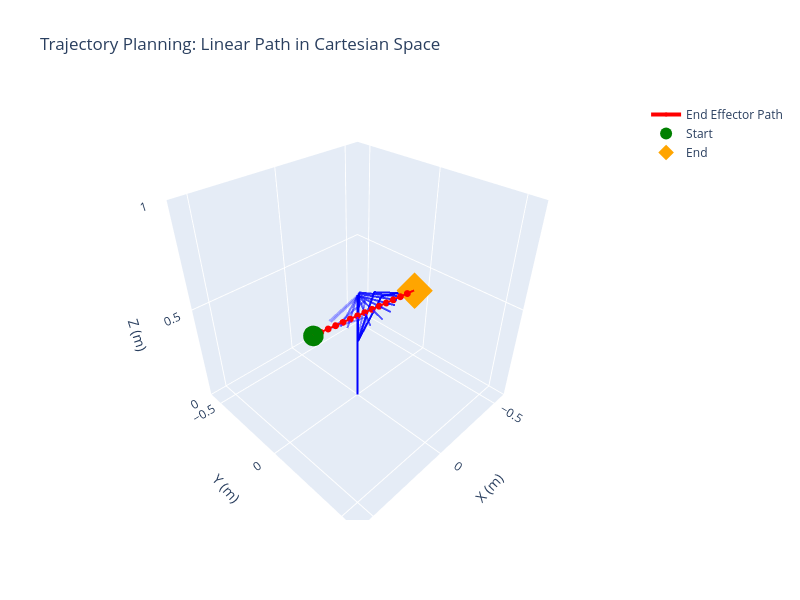
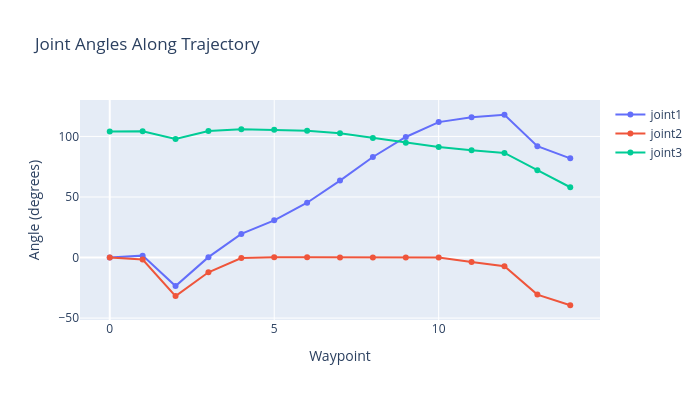

Write notebook code for charts like these, in order.
### Markdown cell above
## Step 10: Trajectory Planning

Plan a smooth trajectory from one point to another.

### Code cell
def plan_trajectory(robot, start_pos, end_pos, n_points=20):
    """
    Plan a linear trajectory in Cartesian space.
    """
    # Interpolate positions
    t = np.linspace(0, 1, n_points)
    positions = np.array([start_pos + (end_pos - start_pos) * ti for ti in t])
    
    # Solve IK for each point
    trajectory = []
    prev_solution = None
    
    for i, pos in enumerate(positions):
        solution, success, error = inverse_kinematics(
            robot, pos, 
            initial_guess=prev_solution
        )
        trajectory.append({
            'position': pos,
            'joints': solution,
            'success': success,
            'error': error
        })
        prev_solution = solution
    
    return trajectory


# Plan a trajectory
start = np.array([0.3, 0.0, 0.5])
end = np.array([-0.2, 0.2, 0.6])

print(f"Planning trajectory from {start} to {end}...")
trajectory = plan_trajectory(robot, start, end, n_points=15)

# Visualize trajectory
fig = go.Figure()

# Draw arm at each waypoint
colors = ['rgba(0,0,255,' + str(0.3 + 0.7*i/len(trajectory)) + ')' for i in range(len(trajectory))]

for i, wp in enumerate(trajectory):
    arm_points = get_arm_points(robot, wp['joints'])
    fig.add_trace(go.Scatter3d(
        x=arm_points[:, 0],
        y=arm_points[:, 1],
        z=arm_points[:, 2],
        mode='lines',
        line=dict(color=colors[i], width=4),
        showlegend=False
    ))

# End effector path
ee_path = np.array([wp['position'] for wp in trajectory])
fig.add_trace(go.Scatter3d(
    x=ee_path[:, 0],
    y=ee_path[:, 1],
    z=ee_path[:, 2],
    mode='lines+markers',
    line=dict(color='red', width=4),
    marker=dict(size=4, color='red'),
    name='End Effector Path'
))

# Start and end markers
fig.add_trace(go.Scatter3d(
    x=[start[0]], y=[start[1]], z=[start[2]],
    mode='markers',
    marker=dict(size=12, color='green', symbol='circle'),
    name='Start'
))
fig.add_trace(go.Scatter3d(
    x=[end[0]], y=[end[1]], z=[end[2]],
    mode='markers',
    marker=dict(size=12, color='orange', symbol='diamond'),
    name='End'
))

fig.update_layout(
    title='Trajectory Planning: Linear Path in Cartesian Space',
    scene=dict(
        xaxis=dict(range=[-0.6, 0.6], title='X (m)'),
        yaxis=dict(range=[-0.6, 0.6], title='Y (m)'),
        zaxis=dict(range=[0, 1.0], title='Z (m)'),
        aspectmode='cube'
    ),
    width=800,
    height=600
)

fig.show()

# Show joint trajectories
print("\n📈 Joint Trajectories:")
joint_traj = np.array([wp['joints'] for wp in trajectory])

fig2 = go.Figure()
for i, name in enumerate(robot.actuated_joint_names):
    fig2.add_trace(go.Scatter(
        y=np.degrees(joint_traj[:, i]),
        mode='lines+markers',
        name=name
    ))

fig2.update_layout(
    title='Joint Angles Along Trajectory',
    xaxis_title='Waypoint',
    yaxis_title='Angle (degrees)',
    width=700,
    height=400
)
fig2.show()

### Figure 1 — Plotly figure (JSON) as saved in the notebook; plotly's stock layout.template omitted (floating-point values rounded to 4 significant figures)
{"data": [{"line": {"color": "rgba(0,0,255,0.3)", "width": 4}, "mode": "lines", "showlegend": false, "type": "scatter3d", "x": [0.0, 0.0, 0.0, 7.051e-17, 0.194], "y": [0.0, 0.0, 0.0, -6.984e-09, -3.669e-09], "z": [0.0, 0.025, 0.325, 0.575, 0.5265]}, {"line": {"color": "rgba(0,0,255,0.3466666666666667)", "width": 4}, "mode": "lines", "showlegend": false, "type": "scatter3d", "x": [0.0, 0.0, 0.0, -0.000202, 0.1936], "y": [0.0, 0.0, 0.0, 0.007373, 0.01123], "z": [0.0, 0.025, 0.325, 0.5749, 0.5257]}, {"line": {"color": "rgba(0,0,255,0.3933333333333333)", "width": 4}, "mode": "lines", "showlegend": false, "type": "scatter3d", "x": [0.0, 0.0, 0.0, 0.05257, 0.2285], "y": [0.0, 0.0, 0.0, 0.1208, 0.0285], "z": [0.0, 0.025, 0.325, 0.5375, 0.5143]}, {"line": {"color": "rgba(0,0,255,0.43999999999999995)", "width": 4}, "mode": "lines", "showlegend": false, "type": "scatter3d", "x": [0.0, 0.0, 0.0, -0.0002976, 0.1934], "y": [0.0, 0.0, 0.0, 0.05274, 0.04326], "z": [0.0, 0.025, 0.325, 0.5694, 0.5204]}, {"line": {"color": "rgba(0,0,255,0.48666666666666664)", "width": 4}, "mode": "lines", "showlegend": false, "type": "scatter3d", "x": [0.0, 0.0, 0.0, -0.000693, 0.1807], "y": [0.0, 0.0, 0.0, 0.001956, 0.06576], "z": [0.0, 0.025, 0.325, 0.575, 0.52]}, {"line": {"color": "rgba(0,0,255,0.5333333333333333)", "width": 4}, "mode": "lines", "showlegend": false, "type": "scatter3d", "x": [0.0, 0.0, 0.0, 0.0003817, 0.166], "y": [0.0, 0.0, 0.0, -0.0006428, 0.09789], "z": [0.0, 0.025, 0.325, 0.575, 0.5215]}, {"line": {"color": "rgba(0,0,255,0.58)", "width": 4}, "mode": "lines", "showlegend": false, "type": "scatter3d", "x": [0.0, 0.0, 0.0, 0.0004805, 0.1365], "y": [0.0, 0.0, 0.0, -0.0004762, 0.137], "z": [0.0, 0.025, 0.325, 0.575, 0.524]}, {"line": {"color": "rgba(0,0,255,0.6266666666666666)", "width": 4}, "mode": "lines", "showlegend": false, "type": "scatter3d", "x": [0.0, 0.0, 0.0, 0.0002284, 0.08713], "y": [0.0, 0.0, 0.0, -0.0001136, 0.1746], "z": [0.0, 0.025, 0.325, 0.575, 0.5313]}, {"line": {"color": "rgba(0,0,255,0.6733333333333333)", "width": 4}, "mode": "lines", "showlegend": false, "type": "scatter3d", "x": [0.0, 0.0, 0.0, 0.0004195, 0.02428], "y": [0.0, 0.0, 0.0, -5.112e-05, 0.1961], "z": [0.0, 0.025, 0.325, 0.575, 0.5444]}, {"line": {"color": "rgba(0,0,255,0.72)", "width": 4}, "mode": "lines", "showlegend": false, "type": "scatter3d", "x": [0.0, 0.0, 0.0, 0.0001662, -0.03282], "y": [0.0, 0.0, 0.0, 2.788e-05, 0.1966], "z": [0.0, 0.025, 0.325, 0.575, 0.5586]}, {"line": {"color": "rgba(0,0,255,0.7666666666666666)", "width": 4}, "mode": "lines", "showlegend": false, "type": "scatter3d", "x": [0.0, 0.0, 0.0, 0.0005331, -0.07384], "y": [0.0, 0.0, 0.0, 0.0002136, 0.1858], "z": [0.0, 0.025, 0.325, 0.575, 0.5704]}, {"line": {"color": "rgba(0,0,255,0.8133333333333332)", "width": 4}, "mode": "lines", "showlegend": false, "type": "scatter3d", "x": [0.0, 0.0, 0.0, -0.01427, -0.1014], "y": [0.0, 0.0, 0.0, -0.006879, 0.1731], "z": [0.0, 0.025, 0.325, 0.5745, 0.5795]}, {"line": {"color": "rgba(0,0,255,0.8599999999999999)", "width": 4}, "mode": "lines", "showlegend": false, "type": "scatter3d", "x": [0.0, 0.0, 0.0, -0.02739, -0.1222], "y": [0.0, 0.0, 0.0, -0.0145, 0.1612], "z": [0.0, 0.025, 0.325, 0.5731, 0.5855]}, {"line": {"color": "rgba(0,0,255,0.9066666666666667)", "width": 4}, "mode": "lines", "showlegend": false, "type": "scatter3d", "x": [0.0, 0.0, 0.0, -0.1271, -0.1646], "y": [0.0, 0.0, 0.0, -0.004192, 0.1851], "z": [0.0, 0.025, 0.325, 0.5402, 0.593]}, {"line": {"color": "rgba(0,0,255,0.9533333333333331)", "width": 4}, "mode": "lines", "showlegend": false, "type": "scatter3d", "x": [0.0, 0.0, 0.0, -0.1571, -0.1997], "y": [0.0, 0.0, 0.0, 0.02231, 0.1997], "z": [0.0, 0.025, 0.325, 0.5182, 0.6001]}, {"line": {"color": "red", "width": 4}, "marker": {"color": "red", "size": 4}, "mode": "lines+markers", "name": "End Effector Path", "type": "scatter3d", "x": [0.3, 0.2643, 0.2286, 0.1929, 0.1571, 0.1214, 0.08571, 0.05, 0.01429, -0.02143, -0.05714, -0.09286, -0.1286, -0.1643, -0.2], "y": [0.0, 0.01429, 0.02857, 0.04286, 0.05714, 0.07143, 0.08571, 0.1, 0.1143, 0.1286, 0.1429, 0.1571, 0.1714, 0.1857, 0.2], "z": [0.5, 0.5071, 0.5143, 0.5214, 0.5286, 0.5357, 0.5429, 0.55, 0.5571, 0.5643, 0.5714, 0.5786, 0.5857, 0.5929, 0.6]}, {"marker": {"color": "green", "size": 12, "symbol": "circle"}, "mode": "markers", "name": "Start", "type": "scatter3d", "x": [0.3], "y": [0], "z": [0.5]}, {"marker": {"color": "orange", "size": 12, "symbol": "diamond"}, "mode": "markers", "name": "End", "type": "scatter3d", "x": [-0.2], "y": [0.2], "z": [0.6]}], "layout": {"height": 600, "scene": {"aspectmode": "cube", "xaxis": {"range": [-0.6, 0.6], "title": {"text": "X (m)"}}, "yaxis": {"range": [-0.6, 0.6], "title": {"text": "Y (m)"}}, "zaxis": {"range": [0, 1], "title": {"text": "Z (m)"}}}, "title": {"text": "Trajectory Planning: Linear Path in Cartesian Space"}, "width": 800}}

### Figure 2 — Plotly figure (JSON) as saved in the notebook; plotly's stock layout.template omitted (floating-point values rounded to 4 significant figures)
{"data": [{"mode": "lines+markers", "name": "joint1", "type": "scatter", "y": [5.785e-07, 1.57, -23.52, 0.3233, 19.51, 30.7, 45.26, 63.55, 83.05, 99.52, 111.8, 115.7, 117.9, 91.89, 81.91]}, {"mode": "lines+markers", "name": "joint2", "type": "scatter", "y": [1.601e-06, -1.691, -31.79, -12.18, -0.4755, 0.1713, 0.155, 0.05846, 0.09685, 0.03862, 0.1316, -3.632, -7.12, -30.59, -39.39]}, {"mode": "lines+markers", "name": "joint3", "type": "scatter", "y": [104.0, 104.2, 97.85, 104.5, 106.0, 105.5, 104.8, 102.6, 98.8, 94.71, 91.31, 88.56, 86.41, 72.15, 58.03]}], "layout": {"height": 400, "title": {"text": "Joint Angles Along Trajectory"}, "width": 700, "xaxis": {"title": {"text": "Waypoint"}}, "yaxis": {"title": {"text": "Angle (degrees)"}}}}
